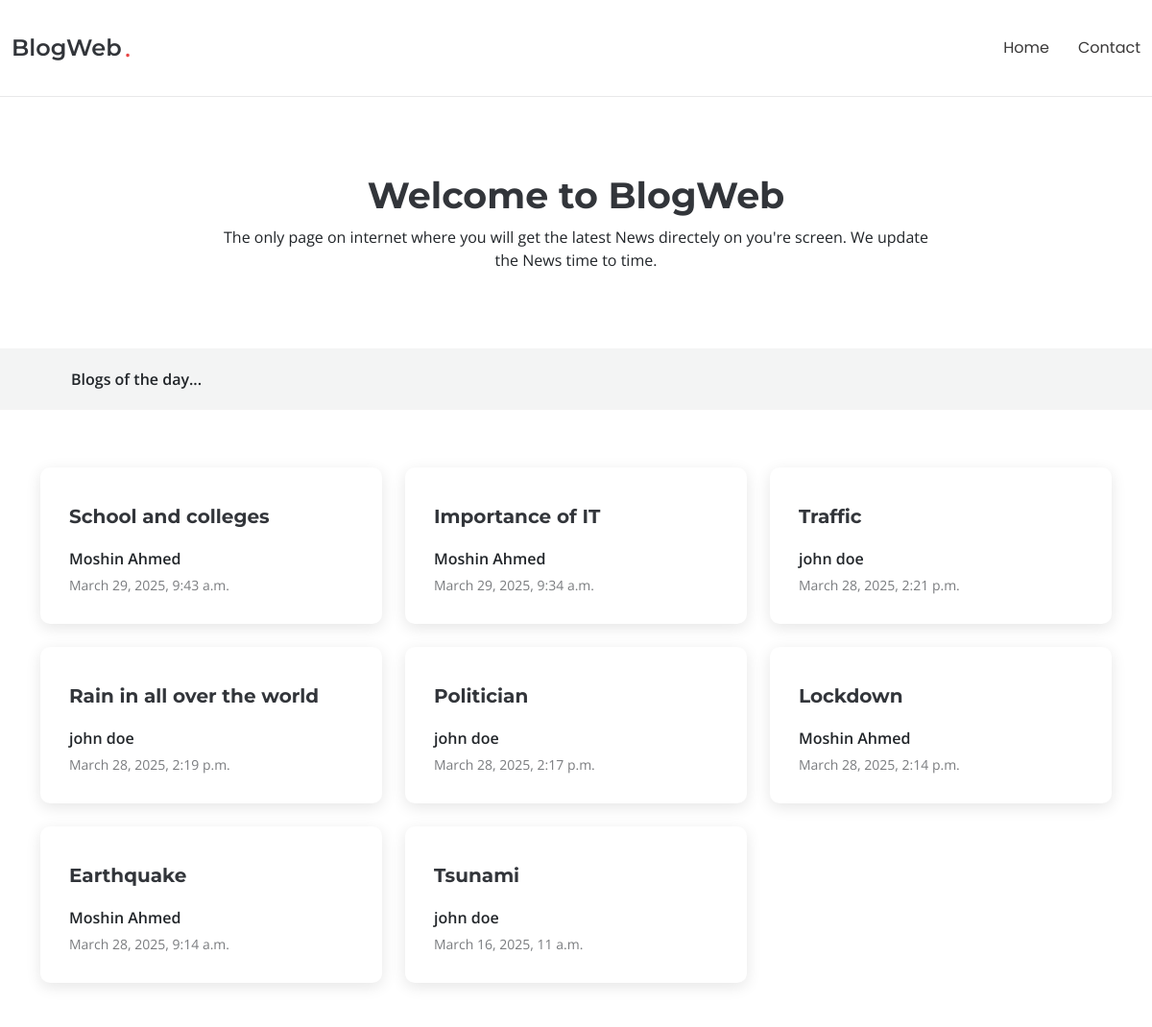
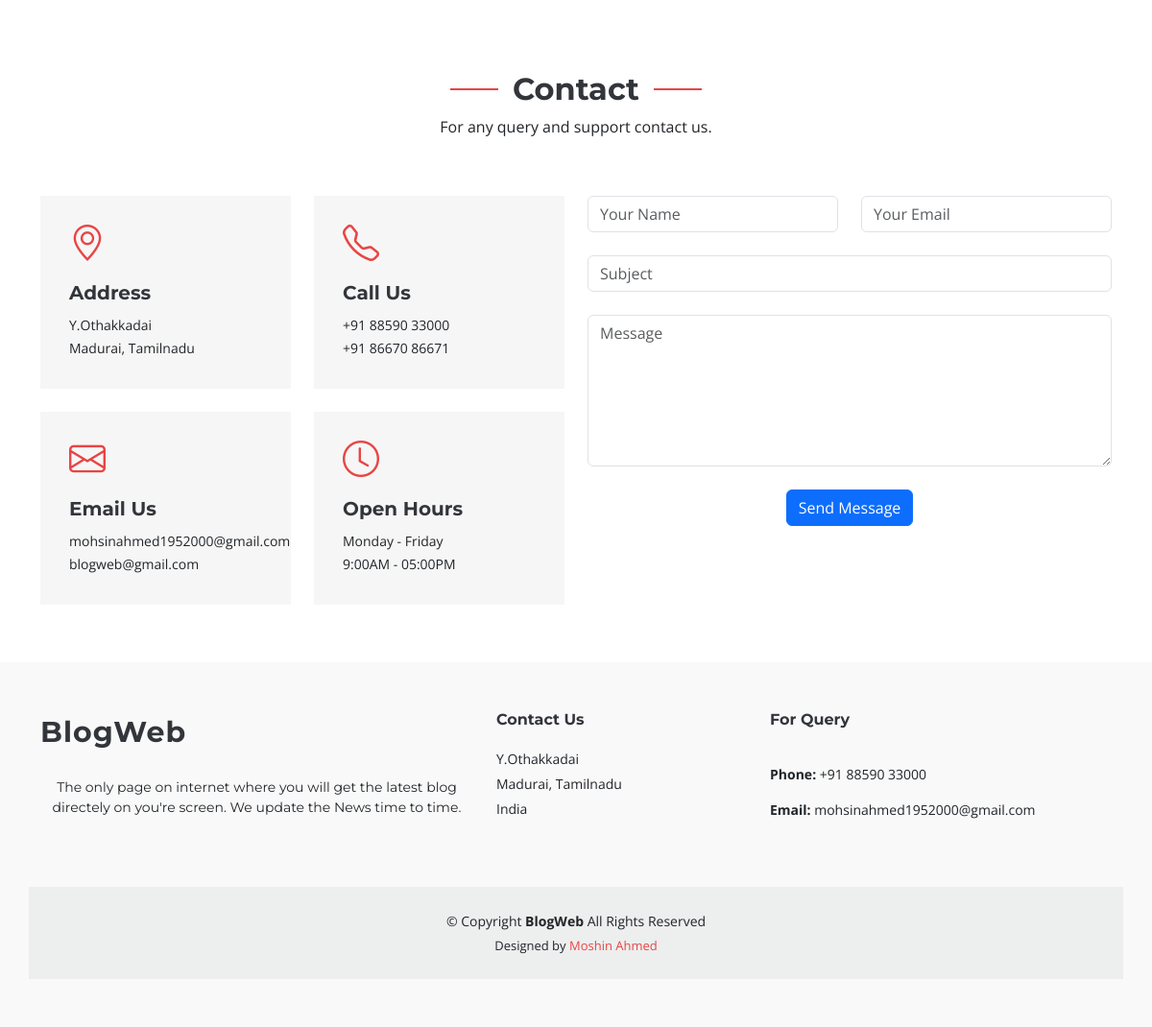
The page / on the database its author committed (2 pictures, top to bottom).
### blog/models.py (models this page shows, shortened)
class Blog(models.Model):
    blog_image = models.CharField(max_length=255, null=True, blank=True)
    category = models.CharField(max_length=55, null=True, blank=True)
    title = models.CharField(max_length=255)
    author = models.ForeignKey(Author, on_delete=models.PROTECT, null=True, blank=True)
    created_at = models.DateTimeField(default=timezone.now)
    content = RichTextField()

class Author(models.Model):
    first_name = models.CharField(max_length=50)
    last_name = models.CharField(max_length=50, null=True, blank=True)
    country = models.CharField(max_length=50)
    joined_at = models.DateTimeField(null=True, blank=True)

### blog/views.py (the view)
# urls.py: path('', views.NewsWeb, name= 'home'),
def NewsWeb(request):
    recent_blogs = Blog.objects.all().order_by("-created_at")         # all().order_by("created_at") -- sort data according to date & ("-created_at"")--it will show recent to old sorts
    context = {
        'recent_blogs':recent_blogs,
    }
    return render(request, 'blog.html', context)

### templates/blog.html (shortened to what this page needs)
{% load static %}
<!DOCTYPE html>
<html lang="en">
<head>
  <link href="{% static 'assets/vendor/bootstrap/css/bootstrap.min.css' %}" rel="stylesheet">
  <link href="{% static 'assets/vendor/bootstrap-icons/bootstrap-icons.css' %}" rel="stylesheet">
  <link href="{% static 'assets/vendor/glightbox/css/glightbox.min.css" rel="stylesheet' %}">
  <link href="{% static 'assets/vendor/swiper/swiper-bundle.min.css" rel="stylesheet' %}">
  <link href="{% static 'assets/css/main.css' %}" rel="stylesheet">
</head>
<body class="blog-page">
  <header id="header" class="header d-flex align-items-center sticky-top">
    <div class="container-fluid position-relative d-flex align-items-center justify-content-between">
      <a href="index.html" class="logo d-flex align-items-center me-auto me-xl-0">
        <h1 class="sitename">BlogWeb</h1><span>.</span>
      </a>
      <nav id="navmenu" class="navmenu">
        <ul>
          <li><a href="#">Home</a></li>
          <li><a href="#contact">Contact</a></li>
        </ul>
      </nav>
    </div>
  </header>
  <main class="main">
    <div class="page-title" data-aos="fade">
      <div class="heading">
        <div class="container">
          <div class="row d-flex justify-content-center text-center">
            <div class="col-lg-8">
              <h1>Welcome to BlogWeb</h1>
              <p class="mb-0">The only page on internet where you will get the latest News directely on you're screen. We update the News time to time.</p>
            </div>
          </div>
        </div>
      </div>
      <nav class="breadcrumbs">
        <div class="container">
          <ol>
            <li class="current">Blogs of the day...</li>
          </ol>
        </div>
      </nav>
    </div>
    <section id="blog-posts" class="blog-posts section">
      <div class="container">
        <div class="row gy-4">
        {% for blog in recent_blogs %}
          <div class="col-lg-4">
            <article>
              <div class="post-img">
              </div>
              <h2 class="title">
                <a href="{% url 'blog_detail' blog_id=blog.id %}">{{blog.title}}</a>
              </h2>
              <div class="d-flex align-items-center">
                <div class="post-meta">
                  <p class="post-author">{{blog.author.first_name}} {{blog.author.last_name}}</p>
                  <p class="post-date">
                    <time datetime="2022-01-01">{{blog.created_at}}</time>
                  </p>
                </div>
              </div>
            </article>
          </div>
        {% endfor %}
        </div>
      </div>
    </section>
    <section id="contact" class="contact section">
        <div class="container section-title" data-aos="fade-up">
          <h2>Contact</h2>
          <p> For any query and support contact us.</p>
        </div>
        <div class="container" data-aos="fade-up" data-aos-delay="100">
          <div class="row gy-4">
            <div class="col-lg-6">
              <div class="row gy-4">
                <div class="col-md-6">
                  <div class="info-item" data-aos="fade" data-aos-delay="200">
                    <i class="bi bi-geo-alt"></i>
                    <h3>Address</h3>
                    <p>Y.Othakkadai</p>
                    <p>Madurai, Tamilnadu</p>
                  </div>
                </div>
                <div class="col-md-6">
                  <div class="info-item" data-aos="fade" data-aos-delay="300">
                    <i class="bi bi-telephone"></i>
                    <h3>Call Us</h3>
                    <p>+91 88590 33000</p>
                    <p>+91 86670 86671</p>
                  </div>
                </div>
                <div class="col-md-6">
                  <div class="info-item" data-aos="fade" data-aos-delay="400">
                    <i class="bi bi-envelope"></i>
                    <h3>Email Us</h3>
                    <p>mohsinahmed1952000@gmail.com</p>
                    <p>blogweb@gmail.com</p>
                  </div>
                </div>
                <div class="col-md-6">
                  <div class="info-item" data-aos="fade" data-aos-delay="500">
                    <i class="bi bi-clock"></i>
                    <h3>Open Hours</h3>
                    <p>Monday - Friday</p>
                    <p>9:00AM - 05:00PM</p>
                  </div>
                </div>
              </div>
            </div>
            <div class="col-lg-6">
              <form action="{% url "contact_form" %}" method="post" data-aos="fade-up" data-aos-delay="200">
                <div class="row gy-4">
                  <div class="col-md-6">
                    <input type="text" name="name" class="form-control" placeholder="Your Name" required="">
                  </div>
                  <div class="col-md-6 ">
                    <input type="email" class="form-control" name="email" placeholder="Your Email" required="">
                  </div>
                  <div class="col-12">
                    <input type="text" class="form-control" name="subject" placeholder="Subject" required="">
                  </div>
                  <div class="col-12">
                    <textarea class="form-control" name="message" rows="6" placeholder="Message" required=""></textarea>
                  </div>
                  <div class="col-12 text-center">
                    <button type="submit" class= "btn btn-primary">Send Message</button>
                  </div>
                </div>
              </form>
            </div>
          </div>
        </div>
      </section>
  </main>
  <footer id="footer" class="footer position-relative light-background">
    <div class="container footer-top">
      <div class="row gy-4">
        <div class="col-lg-5 col-md-12 footer-about" style="text-align: center;">
          <a href="index.html" class="logo d-flex align-items-center">
            <span class="sitename">BlogWeb</span>
          </a>
          <p>The only page on internet where you will get the latest blog directely on you're screen. We update the News time to time.</p>
        </div>
        <div class="col-lg-3 col-md-12 footer-contact text-center text-md-start">
          <h4>Contact Us</h4>
          <p>Y.Othakkadai</p>
          <p>Madurai, Tamilnadu
          </p>
          <p>India</p>
        </div>
        <div class="col-lg-4 col-6 footer-links">
          <h4>For Query</h4>
          <p class="mt-4"><strong>Phone:</strong> <span>+91 88590 33000</span></p>
          <p><strong>Email:</strong> <span>mohsinahmed1952000@gmail.com</span></p>
        </div>
      </div>
    </div>
    <div class="container copyright text-center mt-4">
      <p>© <span>Copyright</span> <strong class="sitename">BlogWeb</strong> <span>All Rights Reserved</span></p>
      <div class="credits">
        Designed by <a href="">Moshin Ahmed</a>
      </div>
    </div>
  </footer>
</body>
</html>

### rows shown on the page
Blog: title "School and colleges", author.first_name "Moshin", author.last_name "Ahmed", created_at "March 29, 2025, 9:43 a.m."
Blog: title "Importance of IT", author.first_name "Moshin", author.last_name "Ahmed", created_at "March 29, 2025, 9:34 a.m."
Blog: title "Traffic", author.first_name "john", author.last_name "doe", created_at "March 28, 2025, 2:21 p.m."
Blog: title "Rain in all over the world", author.first_name "john", author.last_name "doe", created_at "March 28, 2025, 2:19 p.m."
Blog: title "Politician", author.first_name "john", author.last_name "doe", created_at "March 28, 2025, 2:17 p.m."
Blog: title "Lockdown", author.first_name "Moshin", author.last_name "Ahmed", created_at "March 28, 2025, 2:14 p.m."
Blog: title "Earthquake", author.first_name "Moshin", author.last_name "Ahmed", created_at "March 28, 2025, 9:14 a.m."
Blog: title "Tsunami", author.first_name "john", author.last_name "doe", created_at "March 16, 2025, 11 a.m."
